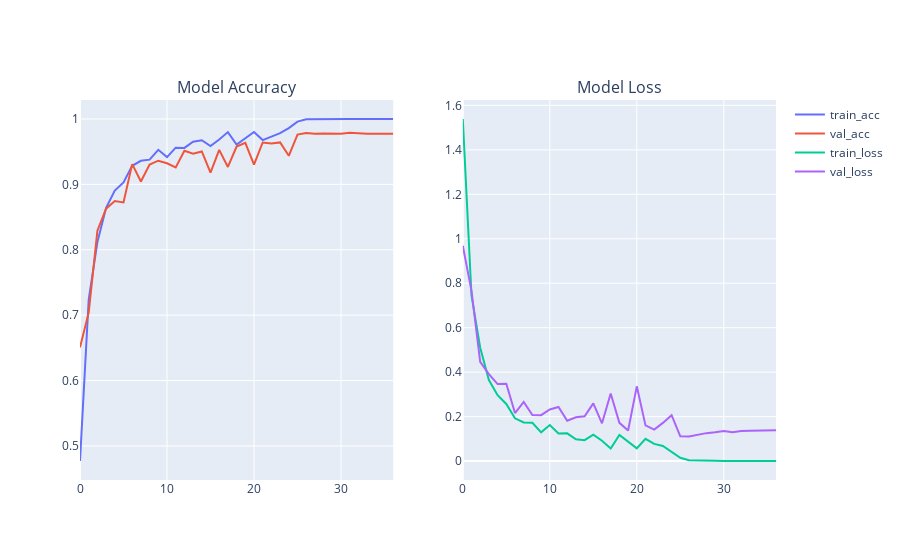

The code cell stored with this chart in its notebook:
### Code cell
plot_model_training_curve(model2_history)
